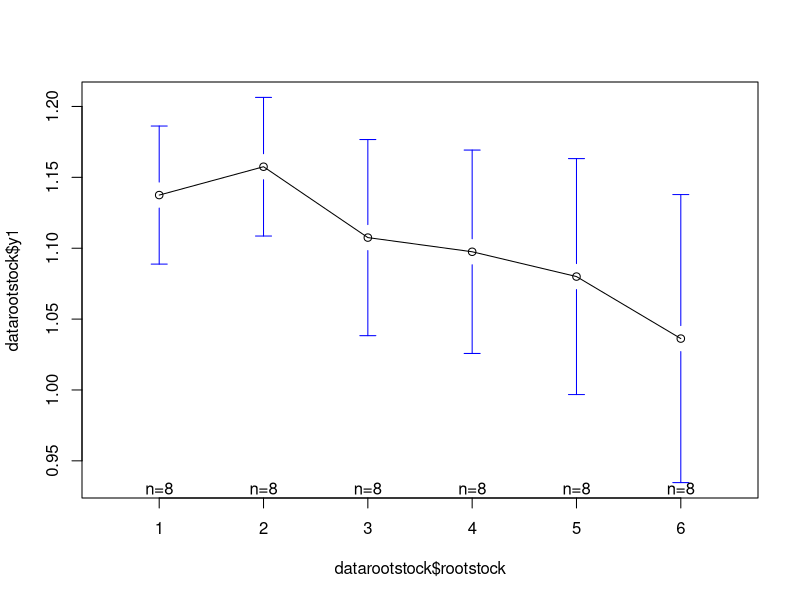
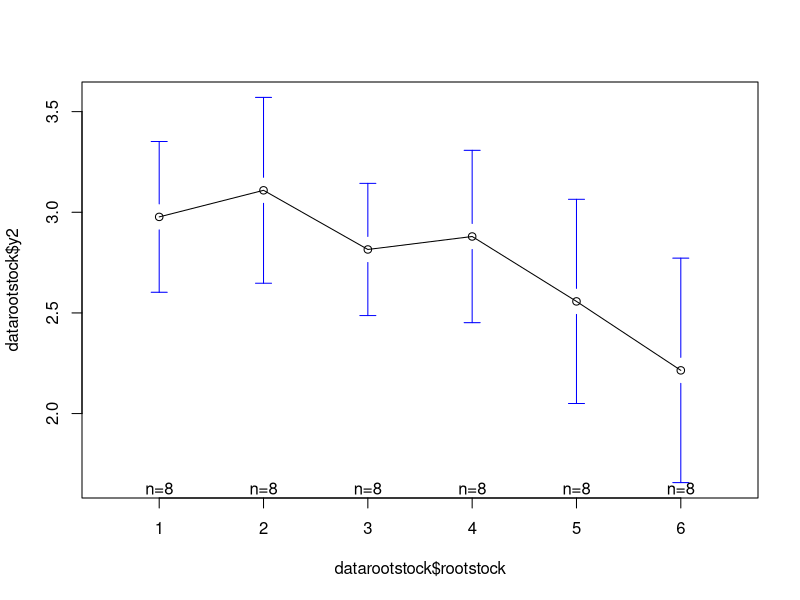
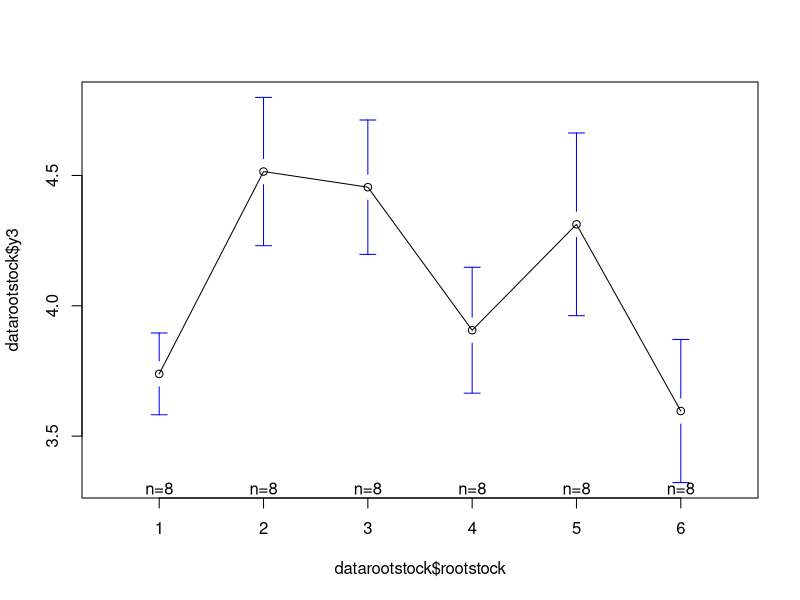
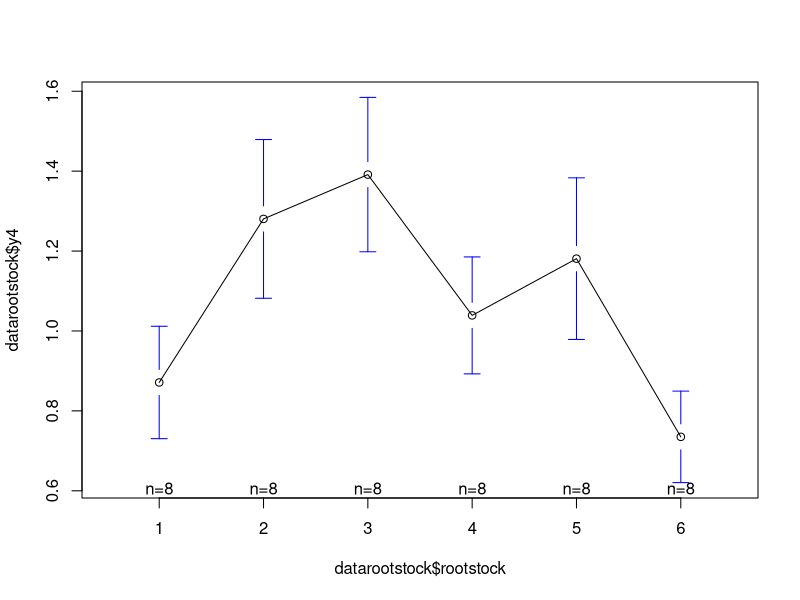
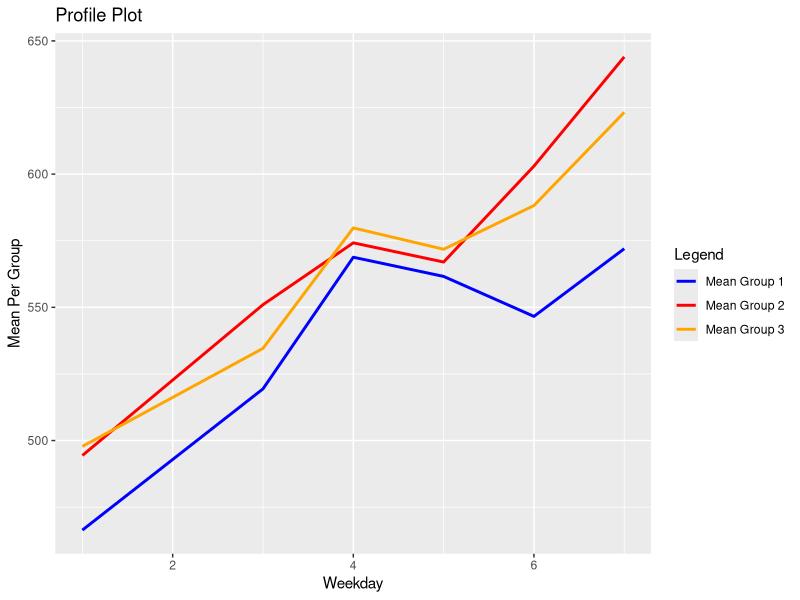

Write R code to recreate these figures, in order.
## ---- chunk 1
#Data
rootstock <- c(1,	1,	1,	1,	1,	1,	1,	1,	2,	2,	2,	2,	2,	2,	2,	2,	3,	3,	3,	3,	3,	3, 3,	3,	4, 4, 4,	4,	4,	4,	4,	4,	5,	5,	5,	5,	5,	5,	5,	5,	6,	6,	6, 6,	6,	6,	6,	6)

y1 <- c(1.11,	1.19,	1.09,	1.25,	1.11,	1.08,	1.11,	1.16,	1.05,	1.17,	1.11,	1.25,	1.17,	1.15,	1.17,	1.19,	1.07,	0.99,	1.06,	1.02,	1.15,	1.2,	1.2,	1.17,	1.22,	1.03,	1.14,	1.01,	0.99,	1.11,	1.2,	1.08,	0.91,	1.15,	1.14,	1.05,	0.99,	1.22,	1.05,	1.13,	1.11,	0.75,	1.05,	1.02,	1.05,	1.07,	1.13,	1.11)

y2 <- c(2.569,	2.928,	2.865,	3.844,	3.027,	2.336,	3.211,	3.037,	2.074,	2.885,	3.378,	3.906,	2.782,	3.018,	3.383,	3.447,	2.505,	2.315,	2.667,	2.39,	3.021,	3.085,	3.308,	3.231,	2.838,	2.351,	3.001,	2.439,	2.199,	3.318,	3.601,	3.291,	1.532,	2.552,	3.083,	2.33,	2.079,	3.366,	2.416,	3.1,	2.813,	0.84,	2.199,	2.132,	1.949,	2.251,	3.064,	2.469)

y3 <-c(3.58,	3.75,	3.93,	3.94,	3.6,	3.51,	3.98,	3.62,	4.09,	4.06,	4.87,	4.98,	4.38,	4.65,	4.69,	4.4,	3.76,	4.44,	4.38,	4.67,	4.48,	4.78,	4.57,	4.56,	3.89,	4.05,	4.05,	3.92,	3.27,	3.95,	4.27,	3.85,	4.04,	4.16,	4.79,	4.42,	3.47,	4.41,	4.64,	4.57,	3.76,	3.14,	3.75,	3.99,	3.34,	3.21,	3.63,	3.95)

y4<- c(0.76,	0.821,	0.928,	1.009,	0.766,	0.726,	1.209,	0.75,	1.036,	1.094,	1.635,	1.517,	1.197,	1.244,	1.495,	1.026,	0.912,	1.398,	1.197,	1.613,	1.476,	1.571,	1.506,	1.458,	0.944,	1.241,	1.023,	1.067,	0.693,	1.085,	1.242,	1.017,	1.084,	1.151,	1.381,	1.242,	0.673,	1.137,	1.455,	1.325,	0.8,	0.606,	0.79,	0.853,	0.61,	0.562,	0.707,	0.952)


datarootstock <- data.frame(rootstock, y1, y2, y3, y4)

datarootstock
## ---- chunk 2
if(!require("gplots")){
    install.packages("gplots")
    library(gplots)
  }

#visualize means by rootstock
plotmeans(datarootstock$y1 ~ datarootstock$rootstock)
plotmeans(datarootstock$y2 ~ datarootstock$rootstock)
plotmeans(datarootstock$y3 ~ datarootstock$rootstock)
plotmeans(datarootstock$y4 ~ datarootstock$rootstock)
## ---- chunk 3
# Splitting the data into groups (in this particular case, six groups)

data_group <- split(datarootstock
[,2:5], datarootstock$rootstock)

data_group

## ---- chunk 4
# Function to get the mean per group and variable (this case, six groups and four variables)

data_means <- sapply(data_group, function(x) {
  apply(x, 2, mean)
}, simplify = 'data.frame')

data_means
## ---- chunk 5
# Obtaining "n"
n <- dim(datarootstock)[1] / length(unique(datarootstock$rootstock))
n

# Total Mean Per Group
total_means <- colMeans(datarootstock[,2:5])
total_means
## ---- chunk 6
# Nrow: number of dependent varibles
# Ncol: number of dependent varibles

# H Matrix
H = matrix(data = 0, nrow = 4, ncol = 4)
for (i in 1:dim(H)[1]) {
  for (j in 1:i) {
    H[i,j] <- n * sum((data_means[i,] - total_means[i]) * (data_means[j,] - total_means[j]))
    H[j,i] <- n * sum((data_means[j,] - total_means[j]) * (data_means[i,] - total_means[i]))
  }
}
## ---- chunk 7
# E Matrix
E = matrix(data = 0, nrow = 4, ncol = 4)
for (i in 1:dim(E)[1]) {
  for (j in 1:i) {
    b <- c() 
    for (k in data_group) {
      a <- sum((k[,i] - mean(k[,i])) * (k[,j] - mean(k[,j])))
      b <- append(b, a)
    }
    E[i,j] <- sum(b)
    E[j,i] <- sum(b)
  }
}
## ---- chunk 8
print("El valor de la matrix H es:")
print(round(H,3))
## ---- chunk 9
print("El valor de la matrix E es:")
print(round(E,3))
## ---- chunk 10
# E+H
EH <-E+H
print(round(EH, 3))
## ---- chunk 11

# Willks' Lambda

willksLambda <- round(det(E)/det(E+H),3)
print(paste0("Willks' Lambda: ",willksLambda))

# Paramteres of Willks Lambda

p=ncol(datarootstock[,2:5]) #number of variables (dimension)
k=6 #number of groups
n <- dim(datarootstock)[1] / length(unique(datarootstock$rootstock))
nu_H=k-1 #degrees of freedom for hyphotesis
nu_E=k*(n-1) #degrees of freedom for error
print(paste0("Number of variables: ",p))
print(paste0("Degrees of freedom for hyphotesis: ",nu_H))
print(paste0("Degrees of freedom for error: ",nu_E))

## ---- chunk 12
# Approximating F

t <- sqrt(((p**2)*(nu_H**2)-4)/((p**2)+(nu_H**2)-5))

w <- nu_E+nu_H- 0.5*(p+nu_H+1)
df1<- p*nu_H
df2 <- w*t-0.5*(p*nu_H-2)

F=round(((1-willksLambda**(1/t))/(willksLambda**(1/t)))*(df2/df1),3)
print(paste0("Approximate F: ",F))
## ---- chunk 13
# Pillai Statistic: First way
eigenvalues<-eigen(solve(E) %*% H)
eigenvalues<-as.matrix(eigenvalues$values)
eigenvalues
## ---- chunk 14

pillai =0
for (i in 1:dim(eigenvalues)[1]){
  pillai[i] <-sum(eigenvalues[i]/(1+eigenvalues[i]))
}
pillai_statistic<-round(apply(as.matrix(pillai), MARGIN= 2, sum),3)
print(paste0("The pillai statistic is: ", pillai_statistic))


## ---- chunk 15
#Obtaining the eigenvalues
eigenvalues<- eigen(solve(E) %*% H)
print("The eigenvalues are: ")
eigenvalues$values
## ---- chunk 16
# Pillai Statistic: second way
pillaiStatistic<-sum(eigenvalues$values / (1 + eigenvalues$values))
print(paste0("The pillai statistic is: ", pillaiStatistic))

## ---- chunk 17
# Lawley-Hotelling

lawleyHotelling<-round(sum(eigenvalues$values) ,4)
print(paste0("Lawley-Hotelling Statistic: ", lawleyHotelling))#the lawley-hotelling  statistic or hotelling generalized T^2 statistc
lawleyHotellingTest <- round(lawleyHotelling*nu_E/nu_H, 4)
print(paste0("Lawley Hotelling Test Statistic: ", lawleyHotellingTest))

## ---- chunk 18

# Roys
lambda1<-eigenvalues$values[1]

print(paste0("The largest eigenvalue or Roys Statistic is: ", round(lambda1,4)))
roysLargestRootTest <-round(lambda1/(1+lambda1), 3)
print(paste0("Roy's Largest Root Test Statistic: ", roysLargestRootTest))
## ---- chunk 19

if(!require("MASS")){
    install.packages("MASS")
    library(MASS)
  }
# Converting to factor de variable that determines the groups (k)
datarootstock$rootstock <- as.factor(datarootstock$rootstock)
dependent_vars <- as.matrix(datarootstock[,2:5])

# Employing MANOVA package 
rootstock_tests<-manova(dependent_vars~datarootstock$rootstock, data=datarootstock)

# H
summary(rootstock_tests, test="Pillai")$SS[1]

# E
summary(rootstock_tests, test="Pillai")$SS[2]

#Tests
summary(rootstock_tests, test="Pillai")
summary(rootstock_tests, test="Wilks")
summary(rootstock_tests, test="Hotelling-Lawley")
summary(rootstock_tests, test="Roy")

## ---- chunk 20
etaLambda2 <- round(1-willksLambda,3)
print(etaLambda2)
## ---- chunk 21
etaTheta2 <- round(roysLargestRootTest,3)
print(etaTheta2)
## ---- chunk 22
aLambda <- round(1- willksLambda**(1/4),3)
print(aLambda)
## ---- chunk 23
aP <- round(pillaiStatistic/p,3)
print(aP)
## ---- chunk 24
aLh <- round((lawleyHotelling/p)/(1+lawleyHotelling/p),3)
print(aLh)
## ---- chunk 25
round(lambda1/lawleyHotelling,3)
## ---- chunk 26
lambda2 <- eigenvalues$values[2]
round((lambda1+lambda2)/lawleyHotelling,3)
## ---- chunk 27
c1<- c(2, -1, -1, -1,-1, 2)
c1
c2<- c( 1, 0,0,0,0,-1)
c2
## ---- chunk 28
if(!require("tidyverse")){
    install.packages("tidyverse")
    library(tidyverse)
  }
mean_vectors<-datarootstock %>% 
  group_by(rootstock) %>% 
  summarise_at(vars(c(y1,y2,y3,y4)),               
               list(mean)
               )  
mean_vectors<-t(mean_vectors %>% select(y1, y2, y3, y4)) #mean vectors per group(6 groups of 8)
round(mean_vectors,2)

## ---- chunk 29
c1
c1*mean_vectors
## ---- chunk 30
y1_hat<-c(466.4,519.4,568.8,561.6,546.6,572.0)
y2_hat<-c(494.4,551.0,574.2,567.0,603.0,644.0)
y3_hat<-c(497.8,534.6,579.8,571.8,588.2,623.2)
## ---- chunk 31
data68<-data.frame(y1_hat,y2_hat, y3_hat)
data68
## ---- chunk 32
if(!require("dplyr")){
    install.packages("dplyr")
    library(dplyr)
  }

data68<-data68 %>% mutate(mean_all = apply(., 1, mean))
data68<-data68 %>% mutate(weekday = c(1,3,4,5,6,7))
                         
data68
## ---- chunk 33
data68$mean_all
## ---- chunk 34
if(!require("ggplot2")){
    install.packages("ggplot2")
    library(ggplot2)
  }

colors <- c("Mean Group 1"= "blue","Mean Group 2" = "red", "Mean Group 3" = "orange")
ggplot(data68, aes(x=weekday)) +
      geom_line(aes(y = y1_hat, color="Mean Group 1"), size = 1)+  geom_line(aes(y = y2_hat, color="Mean Group 2" ), size = 1)+  geom_line(aes(y = y3_hat, color="Mean Group 3"), size = 1)+ labs(y="Mean Per Group", x = "Weekday", title= "Profile Plot",  color = "Legend")+   scale_color_manual(values = colors)

## ---- chunk 35
# H matrix
n <- 5 #number of guinea pigs tested.

H<-as.matrix(
  (
    ((data68$y1_hat-data68$mean_all) %*% t(data68$y1_hat-data68$mean_all)) + 
      ((data68$y2_hat-data68$mean_all) %*% t(data68$y2_hat-data68$mean_all)) + 
      ((data68$y3_hat-data68$mean_all) %*% t(data68$y3_hat-data68$mean_all))
    )
  *n
  )

H

## ---- chunk 36
group <- c(rep(1,5), rep(2,5), rep(3,5))
animal <- seq(1:15)
week1 <- c(455, 467,445,485,480,514,440,495,520,503,496,498,478,545,472)
week3 <- c(460,565,530,542,500,560,480,570,590,555,560,540,510,565,498)
week4 <- c(510, 610,580, 594, 550, 565,536,569,610,591,622,589,568,580,540)
  
week5 <- c(504,596,597,583,528,524,484,585,637,605,622,557,555,601,524)
week6 <- c(436,542,582,611,562,552,567,576,671,649,632,568,576,633,532)
week7 <- c(466,587,619,612,576,597,569,677,702,675,670,609,605,649,583)
data68_ext <- data.frame(group, animal, week1, week3, week4, week5, week6, week7)
data68_ext
## ---- chunk 37
# Splitting the data per group

data68_group <- split(data68_ext[,3:8], data68_ext$group)

data68_group

## ---- chunk 38
# Function to get the mean per group and week
data68_means <- sapply(data68_group, function(x) {
  apply(x, 2, mean)
}, simplify = 'data.frame')

data68_means
## ---- chunk 39
# Getting "n"
n <- dim(data68_ext)[1] / length(unique(data68_ext$group))
n
# Total Mean Per Group
total_means <- colMeans(data68_ext[,3:8])
total_means
## ---- chunk 40
# H Matrix
H = matrix(data = 0, nrow = 6, ncol = 6)
for (i in 1:dim(H)[1]) {
  for (j in 1:i) {
    H[i,j] <- n * sum((data68_means[i,] - total_means[i]) * (data68_means[j,] - total_means[j]))
    H[j,i] <- n * sum((data68_means[j,] - total_means[j]) * (data68_means[i,] - total_means[i]))
  }
}
## ---- chunk 41
# E Matrix
E = matrix(data = 0, nrow = 6, ncol = 6)
for (i in 1:dim(E)[1]) {
  for (j in 1:i) {
    b <- c() 
    for (k in data68_group) {
      a <- sum((k[,i] - mean(k[,i])) * (k[,j] - mean(k[,j])))
      b <- append(b, a)
    }
    E[i,j] <- sum(b)
    E[j,i] <- sum(b)
  }
}
## ---- chunk 42
print("El valor de la matrix H es:")
H
## ---- chunk 43
print("El valor de la matrix E es:")
E
## ---- chunk 44
sum((eigen(solve(E) %*% H)$values) / (1 + eigen(solve(E) %*% H)$values))
## ---- chunk 45
# Creating "C"
y1 <- c(1, 0, 0, 0,0)
y2 <- c(-1, 1, 0, 0,0)
y3 <- c(0,-1, 1, 0, 0)
y4 <- c(0,0,-1,1, 0)
y5 <- c(0, 0, 0, -1,1)
y6 <- c( 0,0,0,0, -1)
C <- data.frame(y1, y2, y3,y4,y5, y6)
C<-as.matrix(C)
C
## ---- chunk 46

# Testing for parallelism
Lambda<-round(det(C %*% E %*% t(C))/det(C%*%(E+H)%*%t(C)),4)
Lambda
## ---- chunk 47
# Testing for same level
## ---- chunk 48
# Testing for flatness
## ---- chunk 49


# Using manova function, to compare outcomes
#!!!!!!Revisar, los resultados no están bien aún
dependent_vars <- as.matrix(data68_ext[3:8])
model <- manova(dependent_vars ~as.factor(data68_ext$group))
model <-summary(model,test="Wilks") #here we can specify whatever test we'd like: Wilks, Pillai, Hotelling-Lawley or Roy
H<-model$SS[1] #to access matrix H
E<- model$SS[2] #to acces matrix E

print("El valor de la matrix H es:")
H
print("El valor de la matrix E es:")
E
print("Test")
model

## ---- chunk 50
library(tidyverse)
